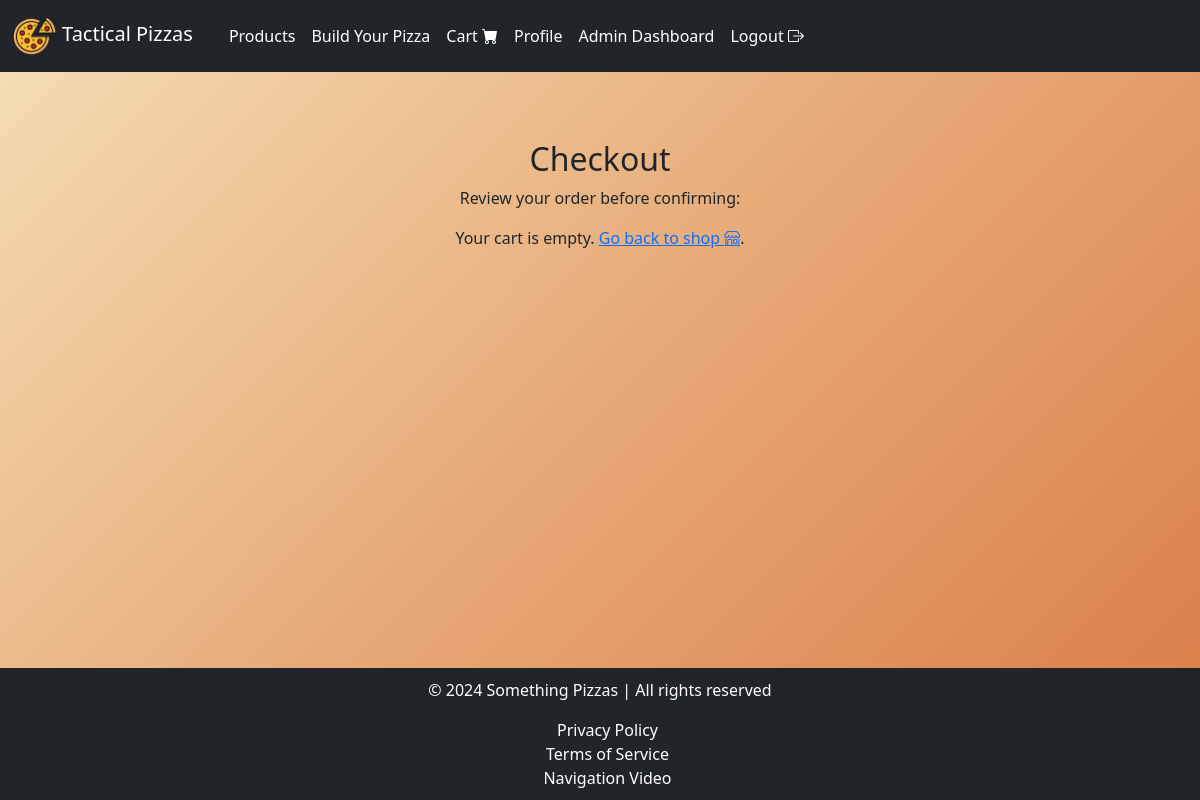
/products/checkout/ (signed in), run on an earlier commit of the app's database.
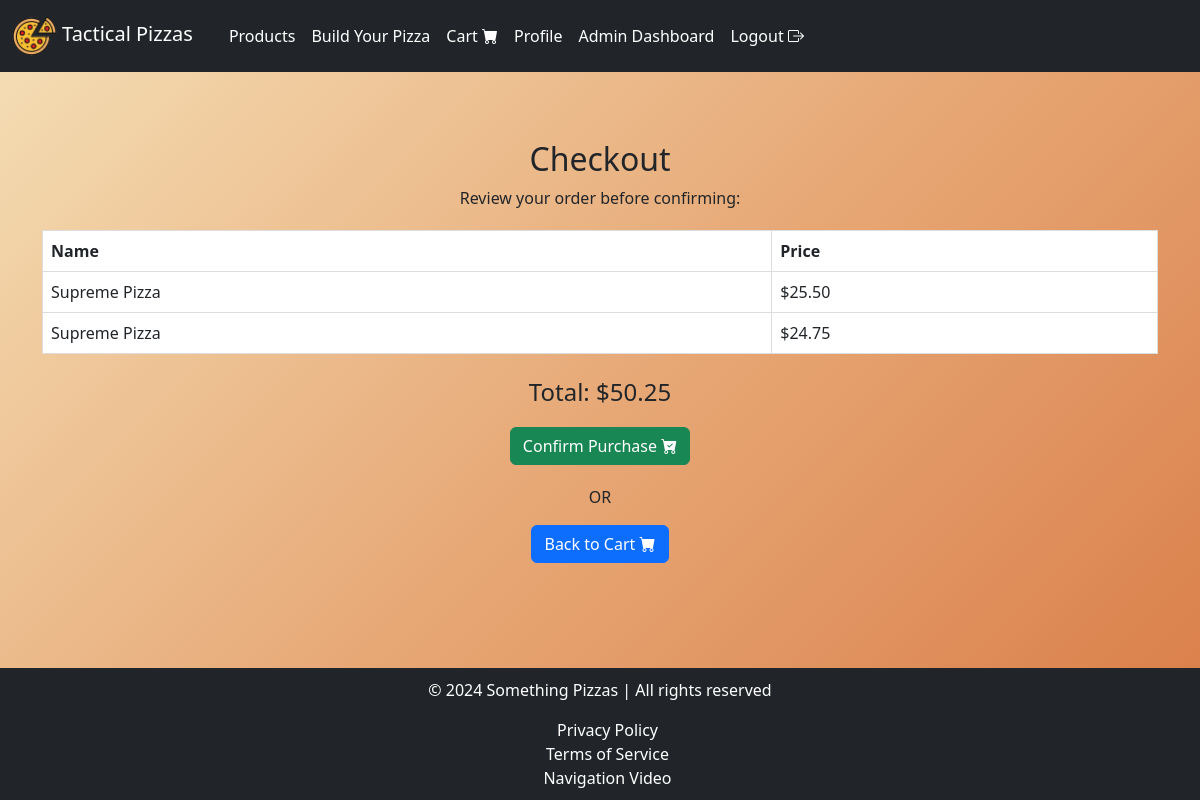
And on a later commit of the database.
### products/models.py (models this page shows, shortened)
class CartItem(models.Model):
    user = models.ForeignKey(User, on_delete=models.CASCADE, related_name="cart_items")
    pizza_name = models.CharField(max_length=100)
    size = models.ForeignKey(Size, on_delete=models.CASCADE)
    crust = models.ForeignKey(Crust, on_delete=models.CASCADE)
    sauce = models.ForeignKey(Sauce, on_delete=models.CASCADE)
    toppings = models.ManyToManyField(Topping, blank=True)
    price = models.DecimalField(max_digits=6, decimal_places=2)

### products/views.py (the view, shortened to what this page needs)
# urls.py: path('checkout/', views.checkout, name='checkout'), # Checkout url
@cache_control(no_cache=True, must_revalidate=True, no_store=True)
@login_required
def checkout(request):
    cart_items = CartItem.objects.filter(user=request.user)
    total_price = sum(item.price for item in cart_items)
    return render(request, 'products/checkout.html', {'cart_items': cart_items, 'total_price': total_price})

### products/templates/products/checkout.html (shortened to what this page needs)
{% extends "layout.html" %}
{% load static %}
{% block navbar %}
    {% include "navbar.html" %}
{% endblock %}
{% block body %}
<div class="container my-5">
    <h2>Checkout</h2>
    <p>Review your order before confirming:</p>
    {% if cart_items %}
        <table class="table">
            <thead>
                <tr>
                    <th>Name</th>
                    <th>Price</th>
                </tr>
            </thead>
            <tbody>
                {% for item in cart_items %}
                <tr>
                    <td>{{ item.pizza_name }}</td>
                    <td>${{ item.price }}</td>
                </tr>
                {% endfor %}
            </tbody>
        </table>
        <h4 class="mt-4">Total: ${{ total_price }}</h4>
        <form method="post">
            <button type="submit" class="btn btn-success">Confirm Purchase <i class="bi bi-cart-check-fill"></i></button>
        </form>
        <p>OR</p>
        <a href="{% url 'cart' %}" class="btn btn-primary">Back to Cart <i class="bi bi-cart-fill"></i></a>
    {% else %}
        <p>Your cart is empty. <a href="{% url 'index' %}">Go back to shop <i class="bi bi-shop"></i></a>.</p>
    {% endif %}
</div>
{% endblock %}
{% block footer %}
    {% include "footer.html" %}
{% endblock %}

What changed in the data, as far as the page shows it:
added CartItem: pizza_name "Supreme Pizza", price "25.50"
added CartItem: pizza_name "Supreme Pizza", price "24.75"
Also different on the page:
{{ total_price }}: (not shown) → "50.25"
text no longer shown: "Your cart is empty. Go back to shop ."
text now shown: "Name Price Total: $ Confirm Purchase OR Back to Cart"
